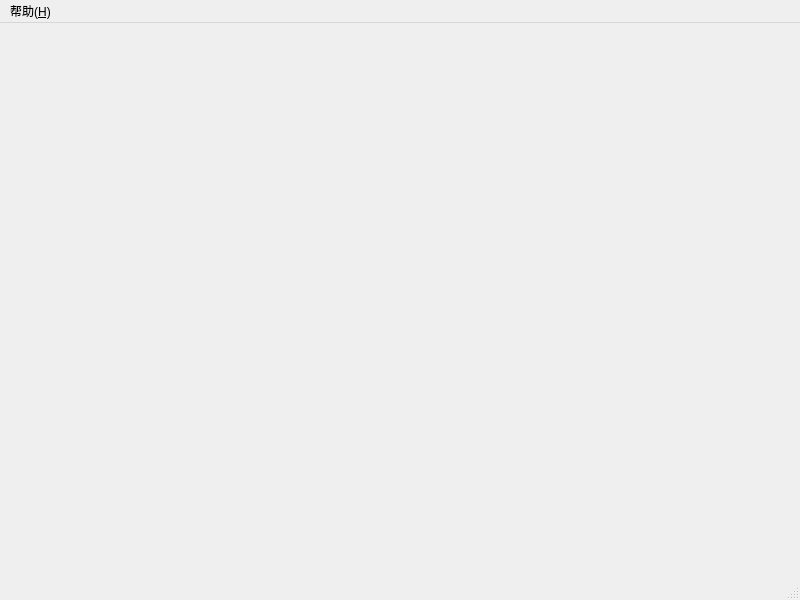
<?xml version="1.0" encoding="UTF-8"?>
<ui version="4.0">
 <class>MainWindow</class>
 <widget class="QMainWindow" name="MainWindow">
  <property name="geometry">
   <rect>
    <x>0</x>
    <y>0</y>
    <width>800</width>
    <height>600</height>
   </rect>
  </property>
  <property name="windowTitle">
   <string>资源转换工具</string>
  </property>
  <widget class="QWidget" name="centralWidget"/>
  <widget class="QMenuBar" name="menuBarsss">
   <property name="geometry">
    <rect>
     <x>0</x>
     <y>0</y>
     <width>800</width>
     <height>22</height>
    </rect>
   </property>
   <widget class="QMenu" name="menu">
    <property name="title">
     <string>帮助(&amp;H)</string>
    </property>
    <addaction name="action"/>
   </widget>
   <addaction name="menu"/>
  </widget>
  <widget class="QStatusBar" name="statusBar"/>
  <action name="action">
   <property name="text">
    <string>关于(&amp;A)</string>
   </property>
   <property name="toolTip">
    <string>关于</string>
   </property>
   <property name="shortcut">
    <string>Ctrl+A</string>
   </property>
  </action>
 </widget>
 <layoutdefault spacing="6" margin="11"/>
 <resources/>
 <connections/>
</ui>
